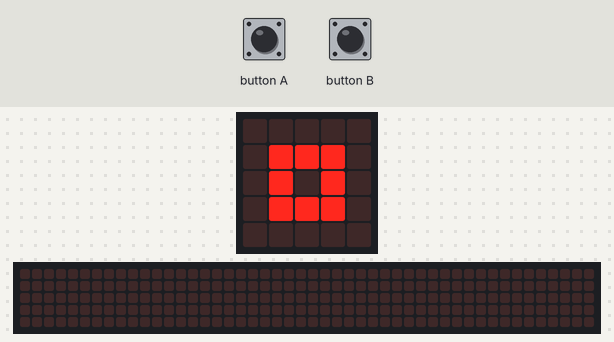
Recording of a program running on a simulated BBC micro:bit running MicroPython. Parts: the board's 5×5 LED display, a strip that is not on the board, showing the scrolling text unrolled. Inputs (shaded band) come from the test bench. Random numbers come from a fixed seed; the 48×5 strip is a reading aid, not a part: it shows the text the display is scrolling, unrolled, one strip-width of it at a time.

Above: at 1.1 s.
At 7.2 s:
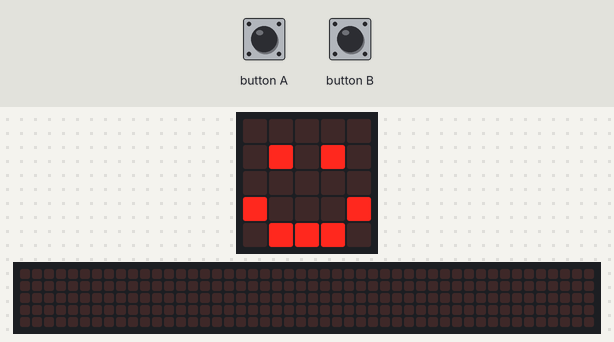
7.3 s: button B pressed for 0.15 s
At 12.4 s:
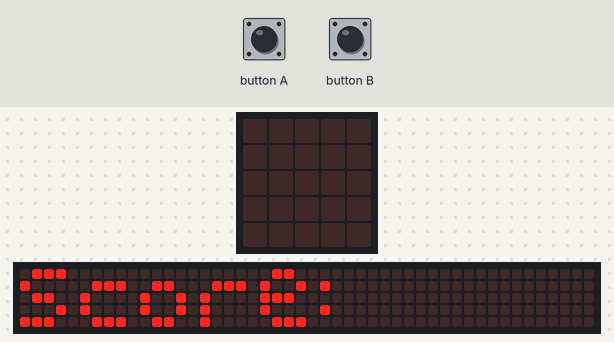
At 12.77 s:
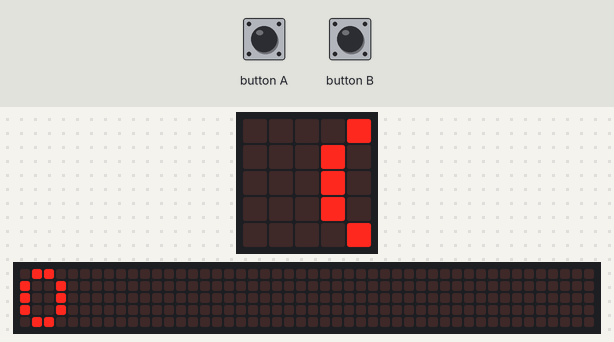
Timing chart, 0 to 14.0 s (numbered marks = the images above; inputs shaded):
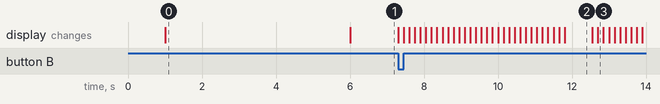

Measured:
- after the input at 7.3 s, the display: first changes at once (image 2 shows a later state)
- what the display in image 0 shows lasts 5.0 s, from 1.0 s to 6.0 s
- what the display in image 2 shows lasts 0.8 s, from 11.8 s to 12.6 s

The program:

main.py
```python
"""
Created by: Jack Eddy
Created on: oct 2023
This module is a Micro:bit MicroPython program
"""

from microbit import *
from random import *

# variables
random_number = randint(0, 2)
score = 0

display.clear()
display.show(Image.HAPPY)
sleep(1000)

accelerometer.is_gesture("shake")
if random_number == 0:
    display.show(Image.SQUARE_SMALL)
    sleep(5000)
    display.show(Image.HAPPY)

if random_number == 1:
    display.show(Image.SQUARE)
    sleep(5000)
    display.show(Image.HAPPY)

if random_number == 2:
    display.show(Image.SCISSORS)
    sleep(5000)
    display.show(Image.HAPPY)

while True:
    if button_a.is_pressed():
        score = score + 1
        display.show(Image.YES)
    if button_b.is_pressed():
        display.scroll("Score: ")
        display.scroll(score)
```
